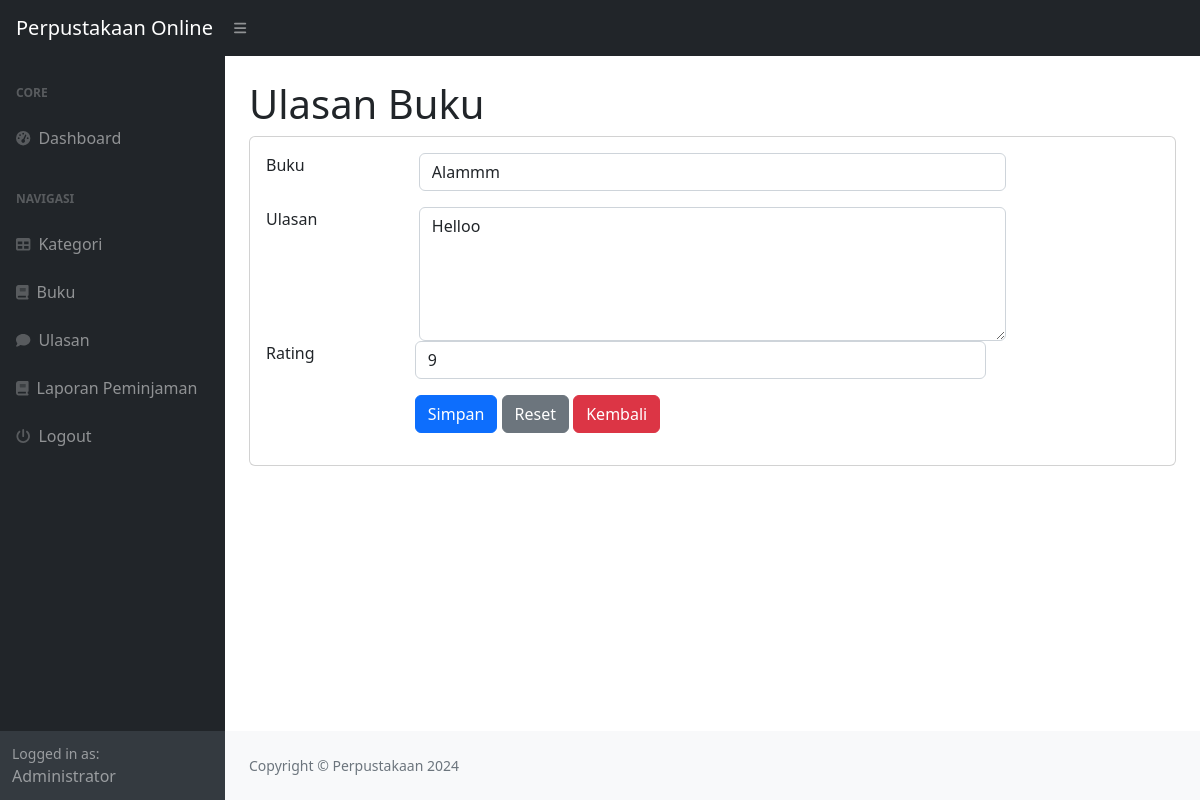
The page /index.php?page=ulasan_ubah&&id=3 (signed in) on the database its author committed.
### tables this page shows
CREATE TABLE `ulasan` (
  `id_ulasan` int(11) NOT NULL,
  `id_user` int(11) DEFAULT NULL,
  `id_buku` int(11) DEFAULT NULL,
  `ulasan` text DEFAULT NULL,
  `rating` int(11) DEFAULT NULL
);

CREATE TABLE `buku` (
  `id_buku` int(11) NOT NULL,
  `id_kategori` int(11) DEFAULT NULL,
  `judul` varchar(255) DEFAULT NULL,
  `penulis` varchar(255) DEFAULT NULL,
  `penerbit` varchar(255) DEFAULT NULL,
  `tahun_terbit` varchar(255) DEFAULT NULL,
  `deskripsi` text DEFAULT NULL
);

### ulasan_ubah.php (the view, shortened to what this page needs)
<h1 class="mt-4">Ulasan Buku</h1>
<div class="card">
    <div class="card-body">
    <div class="row">
    <div class="col-md-12">
    <form method="post">
    <?php
    $id = $_GET['id'];
        $query = mysqli_query($koneksi, "SELECT*FROM ulasan WHERE id_ulasan=$id");
        $data = mysqli_fetch_array($query);
    ?>
            <div class="row mb-3">
                <div class="col-md-2">Buku</div>
                <div class="col-md-8">
                    <select name="id_buku" class="form-control">
                        <?php
                        $buk = mysqli_query($koneksi, "SELECT*FROM buku");
                        while($buku = mysqli_fetch_array($buk)) {
                            ?>
                            <option <?php if($data['id_buku'] == $buku['id_buku']) echo 'selected'; ?> value="<?php echo $buku['id_buku']; ?>"><?php echo $buku['judul']; ?></option>
                            <?php
                        }
                        ?>
                    </select>
                </div>
            </div>
            <div class="row mb-3">
                <div class="col-md-2">Ulasan</div>
                <div class="col-md-8">
                    <textarea name="ulasan" rows="5" class="form-control"><?php echo $data['ulasan']; ?></textarea>
                </div>
                <div class="row mb-3">
                <div class="col-md-2">Rating</div>
                <div class="col-md-8">
                    <select name="rating" class="form-control">
                        <?php
                            for($i = 1; $i<=10; $i++){
                                ?>
                                <option <?php if($data['rating'] == $i) echo 'selected'; ?>><?php echo $i; ?></option>
                                <?php
                            }
                        ?>
                    </select>
                </div>
            </div>
            <div class="row">
                <div class="col-md-2"></div>
                <div class="col-md-8">
            <button type="submit" class="btn btn-primary" name="submit" value="submit">Simpan</button>
            <button type="reset" class="btn btn-secondary">Reset</button>
                <a href="?page=ulasan" class="btn btn-danger">Kembali</a>
                </div>
            </div>
        </form>
    </div>
</div>
    </div>
</div>

### rows shown on the page
ulasan: id_buku "Alammm", ulasan "Helloo", rating "9"

### other values the page prints
$_SESSION['user']['nama'] "Administrator"
